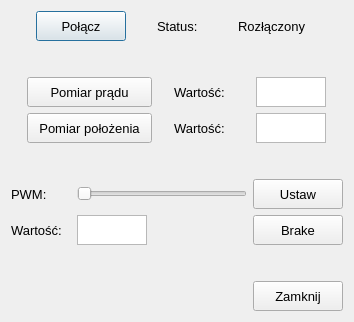
<?xml version="1.0" encoding="UTF-8"?>
<ui version="4.0">
 <class>RTDACDialog</class>
 <widget class="QDialog" name="RTDACDialog">
  <property name="geometry">
   <rect>
    <x>0</x>
    <y>0</y>
    <width>352</width>
    <height>322</height>
   </rect>
  </property>
  <property name="minimumSize">
   <size>
    <width>0</width>
    <height>0</height>
   </size>
  </property>
  <property name="maximumSize">
   <size>
    <width>352</width>
    <height>322</height>
   </size>
  </property>
  <property name="windowTitle">
   <string>RTDAC</string>
  </property>
  <layout class="QVBoxLayout" name="verticalLayout">
   <item>
    <layout class="QHBoxLayout" name="horizontalLayout">
     <item>
      <widget class="QPushButton" name="connectButton">
       <property name="minimumSize">
        <size>
         <width>90</width>
         <height>30</height>
        </size>
       </property>
       <property name="maximumSize">
        <size>
         <width>90</width>
         <height>30</height>
        </size>
       </property>
       <property name="font">
        <font>
         <pointsize>10</pointsize>
        </font>
       </property>
       <property name="text">
        <string>Połącz</string>
       </property>
      </widget>
     </item>
     <item>
      <widget class="QLabel" name="label">
       <property name="minimumSize">
        <size>
         <width>50</width>
         <height>30</height>
        </size>
       </property>
       <property name="maximumSize">
        <size>
         <width>50</width>
         <height>30</height>
        </size>
       </property>
       <property name="font">
        <font>
         <pointsize>10</pointsize>
        </font>
       </property>
       <property name="text">
        <string>Status:</string>
       </property>
      </widget>
     </item>
     <item>
      <widget class="QLabel" name="statusLabel">
       <property name="minimumSize">
        <size>
         <width>80</width>
         <height>30</height>
        </size>
       </property>
       <property name="maximumSize">
        <size>
         <width>80</width>
         <height>30</height>
        </size>
       </property>
       <property name="font">
        <font>
         <pointsize>10</pointsize>
        </font>
       </property>
       <property name="text">
        <string>Rozłączony</string>
       </property>
      </widget>
     </item>
    </layout>
   </item>
   <item>
    <spacer name="verticalSpacer_3">
     <property name="orientation">
      <enum>Qt::Vertical</enum>
     </property>
     <property name="sizeHint" stdset="0">
      <size>
       <width>20</width>
       <height>15</height>
      </size>
     </property>
    </spacer>
   </item>
   <item>
    <layout class="QHBoxLayout" name="horizontalLayout_2">
     <item>
      <widget class="QPushButton" name="currentButton">
       <property name="minimumSize">
        <size>
         <width>90</width>
         <height>30</height>
        </size>
       </property>
       <property name="maximumSize">
        <size>
         <width>125</width>
         <height>30</height>
        </size>
       </property>
       <property name="font">
        <font>
         <pointsize>10</pointsize>
        </font>
       </property>
       <property name="text">
        <string>Pomiar prądu</string>
       </property>
      </widget>
     </item>
     <item>
      <widget class="QLabel" name="label_2">
       <property name="minimumSize">
        <size>
         <width>60</width>
         <height>30</height>
        </size>
       </property>
       <property name="maximumSize">
        <size>
         <width>60</width>
         <height>30</height>
        </size>
       </property>
       <property name="font">
        <font>
         <pointsize>10</pointsize>
        </font>
       </property>
       <property name="text">
        <string>Wartość:</string>
       </property>
      </widget>
     </item>
     <item>
      <widget class="QTextEdit" name="currentDisp">
       <property name="minimumSize">
        <size>
         <width>70</width>
         <height>30</height>
        </size>
       </property>
       <property name="maximumSize">
        <size>
         <width>70</width>
         <height>30</height>
        </size>
       </property>
       <property name="font">
        <font>
         <pointsize>10</pointsize>
        </font>
       </property>
      </widget>
     </item>
    </layout>
   </item>
   <item>
    <layout class="QHBoxLayout" name="horizontalLayout_3">
     <item>
      <widget class="QPushButton" name="displacementButton">
       <property name="minimumSize">
        <size>
         <width>125</width>
         <height>30</height>
        </size>
       </property>
       <property name="maximumSize">
        <size>
         <width>125</width>
         <height>30</height>
        </size>
       </property>
       <property name="font">
        <font>
         <pointsize>10</pointsize>
        </font>
       </property>
       <property name="text">
        <string>Pomiar położenia</string>
       </property>
      </widget>
     </item>
     <item>
      <widget class="QLabel" name="label_3">
       <property name="minimumSize">
        <size>
         <width>60</width>
         <height>30</height>
        </size>
       </property>
       <property name="maximumSize">
        <size>
         <width>60</width>
         <height>30</height>
        </size>
       </property>
       <property name="font">
        <font>
         <pointsize>10</pointsize>
        </font>
       </property>
       <property name="text">
        <string>Wartość:</string>
       </property>
      </widget>
     </item>
     <item>
      <widget class="QTextEdit" name="displacementDisp">
       <property name="minimumSize">
        <size>
         <width>70</width>
         <height>30</height>
        </size>
       </property>
       <property name="maximumSize">
        <size>
         <width>70</width>
         <height>30</height>
        </size>
       </property>
       <property name="font">
        <font>
         <pointsize>10</pointsize>
        </font>
       </property>
      </widget>
     </item>
    </layout>
   </item>
   <item>
    <spacer name="verticalSpacer_2">
     <property name="orientation">
      <enum>Qt::Vertical</enum>
     </property>
     <property name="sizeHint" stdset="0">
      <size>
       <width>20</width>
       <height>15</height>
      </size>
     </property>
    </spacer>
   </item>
   <item>
    <layout class="QHBoxLayout" name="horizontalLayout_4">
     <item>
      <widget class="QLabel" name="label_5">
       <property name="minimumSize">
        <size>
         <width>60</width>
         <height>30</height>
        </size>
       </property>
       <property name="maximumSize">
        <size>
         <width>60</width>
         <height>30</height>
        </size>
       </property>
       <property name="font">
        <font>
         <pointsize>10</pointsize>
        </font>
       </property>
       <property name="text">
        <string>PWM:</string>
       </property>
      </widget>
     </item>
     <item>
      <widget class="QSlider" name="pwmSlider">
       <property name="minimumSize">
        <size>
         <width>170</width>
         <height>25</height>
        </size>
       </property>
       <property name="maximumSize">
        <size>
         <width>170</width>
         <height>25</height>
        </size>
       </property>
       <property name="cursor">
        <cursorShape>PointingHandCursor</cursorShape>
       </property>
       <property name="maximum">
        <number>100</number>
       </property>
       <property name="orientation">
        <enum>Qt::Horizontal</enum>
       </property>
      </widget>
     </item>
     <item>
      <widget class="QPushButton" name="pwmButton">
       <property name="minimumSize">
        <size>
         <width>90</width>
         <height>30</height>
        </size>
       </property>
       <property name="maximumSize">
        <size>
         <width>90</width>
         <height>30</height>
        </size>
       </property>
       <property name="font">
        <font>
         <pointsize>10</pointsize>
        </font>
       </property>
       <property name="text">
        <string>Ustaw</string>
       </property>
      </widget>
     </item>
    </layout>
   </item>
   <item>
    <layout class="QHBoxLayout" name="horizontalLayout_5">
     <item>
      <widget class="QLabel" name="label_4">
       <property name="minimumSize">
        <size>
         <width>60</width>
         <height>30</height>
        </size>
       </property>
       <property name="maximumSize">
        <size>
         <width>60</width>
         <height>30</height>
        </size>
       </property>
       <property name="font">
        <font>
         <pointsize>10</pointsize>
        </font>
       </property>
       <property name="text">
        <string>Wartość:</string>
       </property>
      </widget>
     </item>
     <item>
      <widget class="QTextEdit" name="pwmDisp">
       <property name="minimumSize">
        <size>
         <width>70</width>
         <height>30</height>
        </size>
       </property>
       <property name="maximumSize">
        <size>
         <width>70</width>
         <height>30</height>
        </size>
       </property>
       <property name="font">
        <font>
         <pointsize>10</pointsize>
        </font>
       </property>
      </widget>
     </item>
     <item>
      <spacer name="horizontalSpacer">
       <property name="orientation">
        <enum>Qt::Horizontal</enum>
       </property>
       <property name="sizeHint" stdset="0">
        <size>
         <width>40</width>
         <height>20</height>
        </size>
       </property>
      </spacer>
     </item>
     <item>
      <widget class="QPushButton" name="brakeButton">
       <property name="minimumSize">
        <size>
         <width>90</width>
         <height>30</height>
        </size>
       </property>
       <property name="maximumSize">
        <size>
         <width>90</width>
         <height>30</height>
        </size>
       </property>
       <property name="font">
        <font>
         <pointsize>10</pointsize>
        </font>
       </property>
       <property name="text">
        <string>Brake</string>
       </property>
      </widget>
     </item>
    </layout>
   </item>
   <item>
    <spacer name="verticalSpacer">
     <property name="orientation">
      <enum>Qt::Vertical</enum>
     </property>
     <property name="sizeHint" stdset="0">
      <size>
       <width>20</width>
       <height>25</height>
      </size>
     </property>
    </spacer>
   </item>
   <item>
    <layout class="QHBoxLayout" name="horizontalLayout_6">
     <item>
      <spacer name="horizontalSpacer_2">
       <property name="orientation">
        <enum>Qt::Horizontal</enum>
       </property>
       <property name="sizeHint" stdset="0">
        <size>
         <width>148</width>
         <height>20</height>
        </size>
       </property>
      </spacer>
     </item>
     <item>
      <widget class="QPushButton" name="exitButton">
       <property name="minimumSize">
        <size>
         <width>90</width>
         <height>30</height>
        </size>
       </property>
       <property name="maximumSize">
        <size>
         <width>90</width>
         <height>30</height>
        </size>
       </property>
       <property name="font">
        <font>
         <pointsize>10</pointsize>
        </font>
       </property>
       <property name="text">
        <string>Zamknij</string>
       </property>
      </widget>
     </item>
    </layout>
   </item>
  </layout>
  <zorder>verticalSpacer</zorder>
  <zorder>verticalSpacer_2</zorder>
  <zorder>verticalSpacer_3</zorder>
  <zorder></zorder>
 </widget>
 <resources/>
 <connections/>
</ui>
